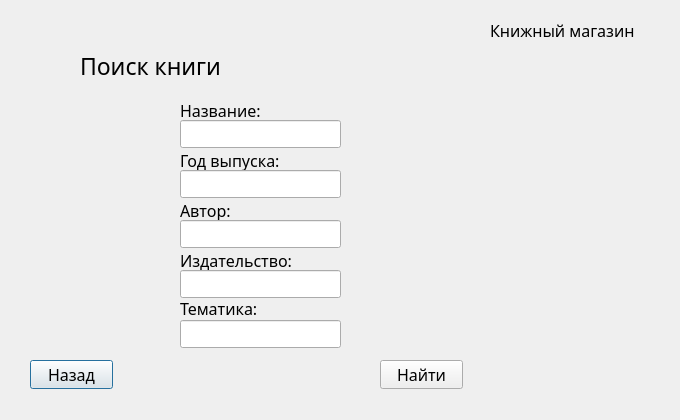
<?xml version="1.0" encoding="UTF-8"?>
<ui version="4.0">
 <class>BookSearch</class>
 <widget class="QDialog" name="BookSearch">
  <property name="geometry">
   <rect>
    <x>0</x>
    <y>0</y>
    <width>680</width>
    <height>420</height>
   </rect>
  </property>
  <property name="font">
   <font>
    <family>Sitka Display</family>
    <pointsize>12</pointsize>
   </font>
  </property>
  <property name="windowTitle">
   <string>Dialog</string>
  </property>
  <widget class="QLabel" name="labelLogo">
   <property name="geometry">
    <rect>
     <x>490</x>
     <y>20</y>
     <width>181</width>
     <height>21</height>
    </rect>
   </property>
   <property name="text">
    <string>Книжный магазин</string>
   </property>
  </widget>
  <widget class="QLabel" name="labelSearchButton">
   <property name="geometry">
    <rect>
     <x>80</x>
     <y>50</y>
     <width>181</width>
     <height>31</height>
    </rect>
   </property>
   <property name="font">
    <font>
     <family>Sitka Display</family>
     <pointsize>17</pointsize>
    </font>
   </property>
   <property name="text">
    <string>Поиск книги</string>
   </property>
  </widget>
  <widget class="QPushButton" name="pushButtonBackToMenu">
   <property name="geometry">
    <rect>
     <x>30</x>
     <y>360</y>
     <width>83</width>
     <height>29</height>
    </rect>
   </property>
   <property name="text">
    <string>Назад</string>
   </property>
  </widget>
  <widget class="QLabel" name="labelName">
   <property name="geometry">
    <rect>
     <x>180</x>
     <y>100</y>
     <width>91</width>
     <height>20</height>
    </rect>
   </property>
   <property name="text">
    <string>Название:</string>
   </property>
  </widget>
  <widget class="QLabel" name="labelYear">
   <property name="geometry">
    <rect>
     <x>180</x>
     <y>150</y>
     <width>121</width>
     <height>20</height>
    </rect>
   </property>
   <property name="text">
    <string>Год выпуска:</string>
   </property>
  </widget>
  <widget class="QLabel" name="labelAuthor">
   <property name="geometry">
    <rect>
     <x>180</x>
     <y>200</y>
     <width>91</width>
     <height>21</height>
    </rect>
   </property>
   <property name="text">
    <string>Автор:</string>
   </property>
  </widget>
  <widget class="QLabel" name="labelPublish">
   <property name="geometry">
    <rect>
     <x>180</x>
     <y>250</y>
     <width>131</width>
     <height>21</height>
    </rect>
   </property>
   <property name="text">
    <string>Издательство:</string>
   </property>
  </widget>
  <widget class="QLabel" name="labelTheme">
   <property name="geometry">
    <rect>
     <x>180</x>
     <y>300</y>
     <width>101</width>
     <height>16</height>
    </rect>
   </property>
   <property name="text">
    <string>Тематика:</string>
   </property>
  </widget>
  <widget class="QPushButton" name="pushButtonSearch">
   <property name="geometry">
    <rect>
     <x>380</x>
     <y>360</y>
     <width>83</width>
     <height>29</height>
    </rect>
   </property>
   <property name="text">
    <string>Найти</string>
   </property>
  </widget>
  <widget class="QLineEdit" name="lineEditName">
   <property name="geometry">
    <rect>
     <x>180</x>
     <y>120</y>
     <width>161</width>
     <height>28</height>
    </rect>
   </property>
  </widget>
  <widget class="QLineEdit" name="lineEditYear">
   <property name="geometry">
    <rect>
     <x>180</x>
     <y>170</y>
     <width>161</width>
     <height>28</height>
    </rect>
   </property>
  </widget>
  <widget class="QLineEdit" name="lineEditAuthor">
   <property name="geometry">
    <rect>
     <x>180</x>
     <y>220</y>
     <width>161</width>
     <height>28</height>
    </rect>
   </property>
  </widget>
  <widget class="QLineEdit" name="lineEditPublish">
   <property name="geometry">
    <rect>
     <x>180</x>
     <y>270</y>
     <width>161</width>
     <height>28</height>
    </rect>
   </property>
  </widget>
  <widget class="QLineEdit" name="lineEditTheme">
   <property name="geometry">
    <rect>
     <x>180</x>
     <y>320</y>
     <width>161</width>
     <height>28</height>
    </rect>
   </property>
  </widget>
 </widget>
 <resources/>
 <connections/>
</ui>
